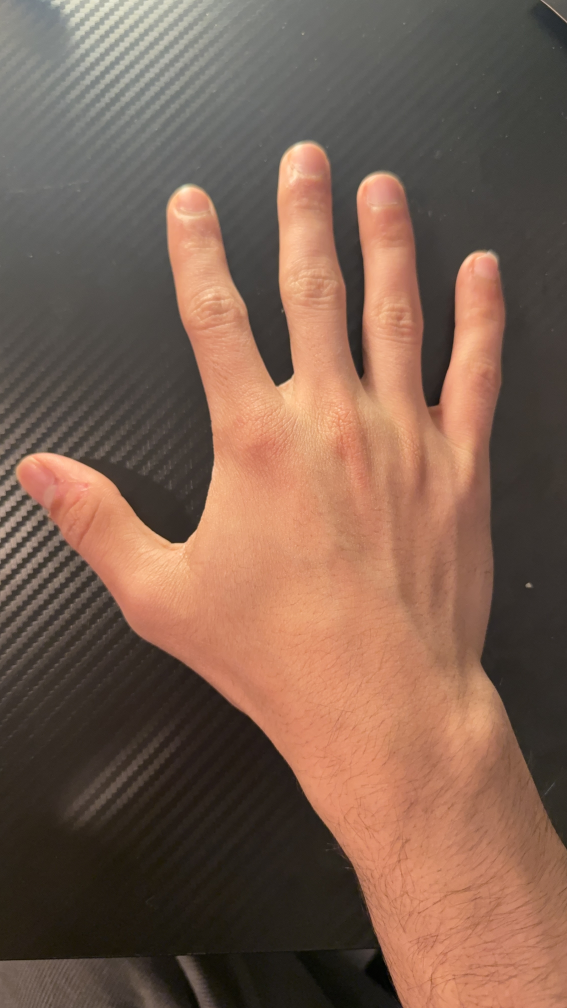
#> input picture Assignment 2/hand1.jpg, 2268 x 4032 px, found by its file name (shown at 1/4 size)
$ python main.py
#> lines starting #> are read from the running program, lines starting #| are printed output that depends on the picture
# ================================
# Section 1 — Load & resize images
# ================================

import cv2
import numpy as np
import matplotlib.pyplot as plt

# ---- Paths (edit if needed) ----
img1_path = "/Users/tanaypatel/Desktop/Purdue/TheFinalRun-2/CSCI448-Biometrics/Assignment 2/hand1.jpg"
img2_path = "/Users/tanaypatel/Desktop/Purdue/TheFinalRun-2/CSCI448-Biometrics/Assignment 2/hand2.jpg"

# ---- Target resize (KEEP SAME for both images) ----
# Recommend: 512 x 912 (height x width)
TARGET_H, TARGET_W = 912, 512

def load_rgb(path: str) -> np.ndarray:
    """Load an image from disk and return RGB uint8 array of shape (H, W, 3)."""
    bgr = cv2.imread(path, cv2.IMREAD_COLOR)
#> bgr is the input picture: shape (4032, 2268, 3); mean B, G, R 80.5, 95.9, 124
    if bgr is None:
        raise FileNotFoundError(f"Could not read image at: {path}")
    rgb = cv2.cvtColor(bgr, cv2.COLOR_BGR2RGB)
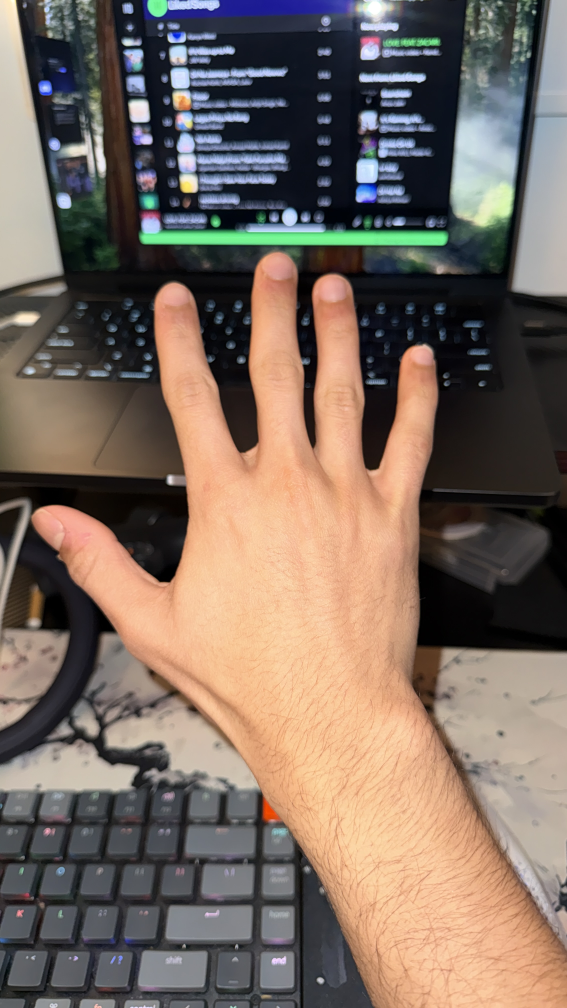
#> input picture Assignment 2/hand2.jpg, 2268 x 4032 px, found by its file name (shown at 1/4 size)
#> in load_rgb, bgr is the input picture: shape (4032, 2268, 3); mean B, G, R 97.4, 107.9, 123.4
    return rgb

def resize_rgb(img_rgb: np.ndarray, target_h: int, target_w: int) -> np.ndarray:
    """Resize RGB image to (target_h, target_w) using good downscale interpolation."""
#> called with target_h = 912, target_w = 512
    return cv2.resize(img_rgb, (target_w, target_h), interpolation=cv2.INTER_AREA)
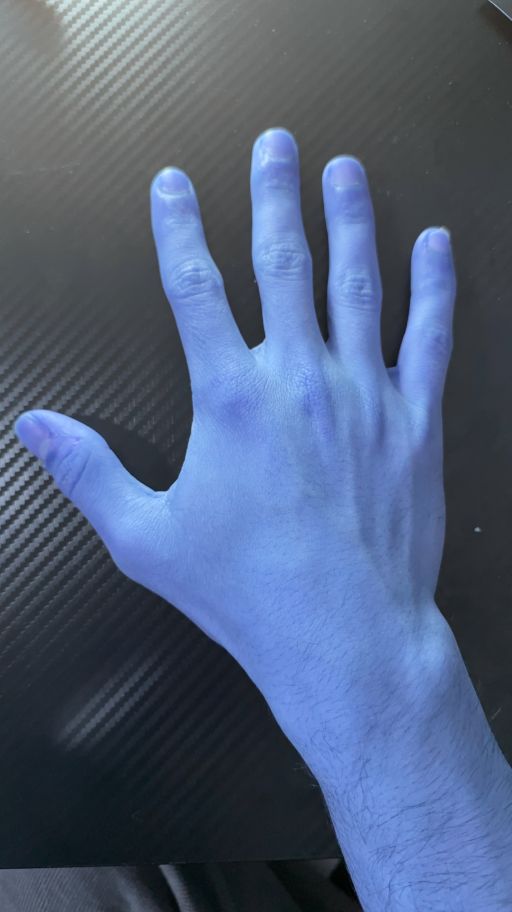
#> returned value: shape (912, 512, 3); mean of channels 0, 1, 2 124, 95.9, 80.5; drawn as B, G, R

# ---- Load originals ----
img1_orig = load_rgb(img1_path)
img2_orig = load_rgb(img2_path)

# ---- Resize ----
img1 = resize_rgb(img1_orig, TARGET_H, TARGET_W)
img2 = resize_rgb(img2_orig, TARGET_H, TARGET_W)
#> call 2 of resize_rgb, with target_h = 912, target_w = 512
#> in resize_rgb (call 2), `return cv2.resize(img_rgb, (target_w, target_h), interpolation=cv2.INT..`:
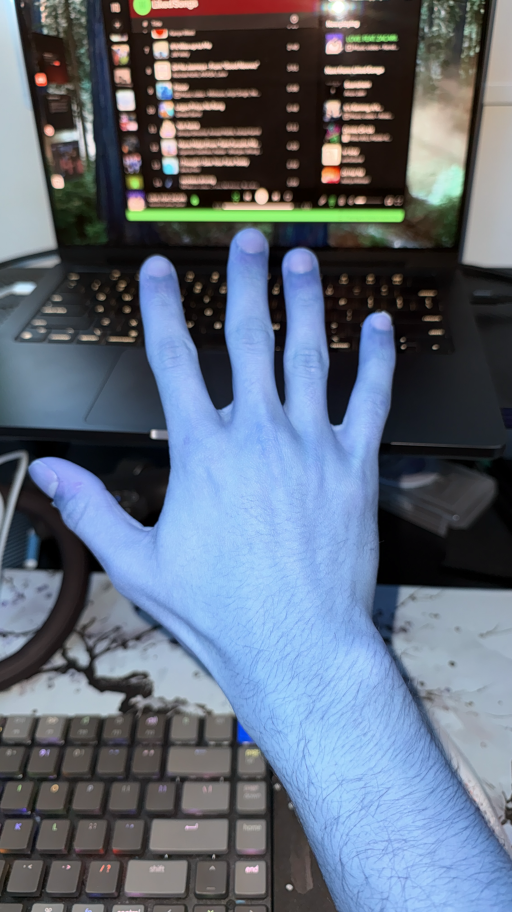
#> returned value: shape (912, 512, 3); mean of channels 0, 1, 2 123.4, 107.9, 97.4; drawn as B, G, R

print("Original shapes:", img1_orig.shape, img2_orig.shape)
#| Original shapes: (4032, 2268, 3) (4032, 2268, 3)
print("Resized shapes: ", img1.shape, img2.shape)
#| Resized shapes:  (912, 512, 3) (912, 512, 3)

# ---- Quick visualization (original vs resized) ----
fig, axes = plt.subplots(2, 2, figsize=(10, 8))
axes[0, 0].imshow(img1_orig); axes[0, 0].set_title("Image 1 (original)"); axes[0, 0].axis("off")
axes[0, 1].imshow(img1);      axes[0, 1].set_title("Image 1 (resized)");  axes[0, 1].axis("off")
axes[1, 0].imshow(img2_orig); axes[1, 0].set_title("Image 2 (original)"); axes[1, 0].axis("off")
axes[1, 1].imshow(img2);      axes[1, 1].set_title("Image 2 (resized)");  axes[1, 1].axis("off")
plt.tight_layout()
plt.show()
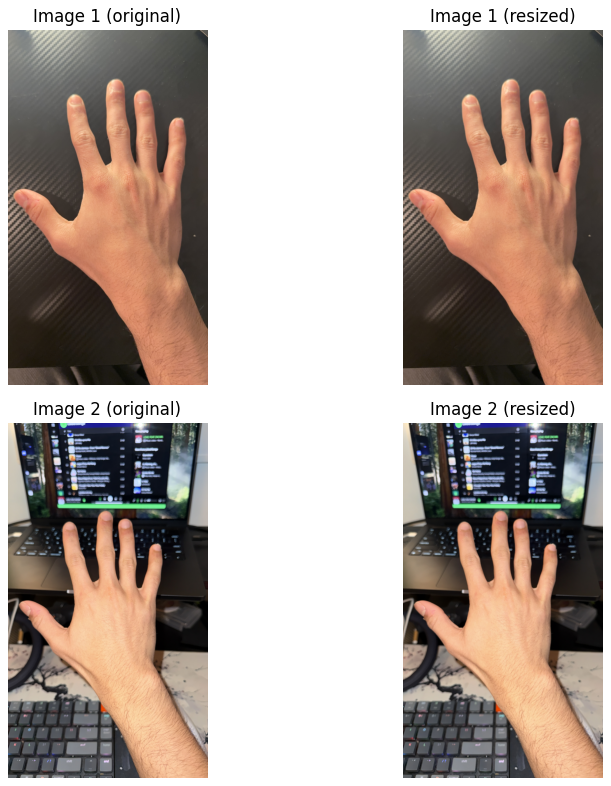
#> figure drawn by matplotlib, 4 panels


# ================================
# Section 2 — Single k-means run
# ================================


def random_init_centroids(img_rgb: np.ndarray, k: int) -> np.ndarray:
    """
    Pick k initial centroids by sampling k random pixels from the image.
    Returns array of shape (k, 3), dtype float32.
    """
    H, W, C = img_rgb.shape
    X = img_rgb.reshape(-1, 3).astype(np.float32)
    N = X.shape[0]
    indices = np.random.choice(N, size=min(k, N), replace=False)
    return X[indices].copy()

def kmeans_single_run(img_rgb: np.ndarray,
                      init_centroids: np.ndarray,
                      max_iters: int = 30,
                      tol: float = 1e-3,
                      seed: int | None = None):
    """
    Run one instance of k-means on an RGB image.

    Parameters
    ----------
    img_rgb : np.ndarray
        Image array of shape (H, W, 3), dtype uint8 or float.
    init_centroids : np.ndarray
        Initial centroids of shape (k, 3) in RGB space.
    max_iters : int
        Maximum number of k-means iterations (within a single run).
    tol : float
        Convergence threshold on centroid movement (L2 norm).
    seed : int or None
        Optional seed (usually not needed here).

    Returns
    -------
    labels_img : np.ndarray
        Cluster labels of shape (H, W), values in {0..k-1}.
    centroids : np.ndarray
        Final centroids of shape (k, 3), float32.
    """
    if seed is not None:
        np.random.seed(seed)

    H, W, C = img_rgb.shape
    assert C == 3, "Expected RGB image with 3 channels."

    # Flatten pixels to (N, 3) and convert to float for math
    X = img_rgb.reshape(-1, 3).astype(np.float32)
    centroids = init_centroids.astype(np.float32).copy()
    k = centroids.shape[0]

    labels = np.zeros(X.shape[0], dtype=np.int32)

    for it in range(max_iters):
        # --- Assign step: nearest centroid for each pixel ---
        # distances shape: (N, k)
        # Using (x-c)^2 = x^2 + c^2 - 2xc trick for speed
        x2 = np.sum(X * X, axis=1, keepdims=True)          # (N,1)
        c2 = np.sum(centroids * centroids, axis=1)         # (k,)
        distances = x2 + c2 - 2 * (X @ centroids.T)        # (N,k)

#> (the run stopped early here; a loop or call above may not have finished)
